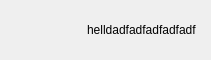
<?xml version="1.0" encoding="UTF-8"?>
<ui version="4.0">
 <class>OtherSectionWidget</class>
 <widget class="QWidget" name="OtherSectionWidget">
  <property name="geometry">
   <rect>
    <x>0</x>
    <y>0</y>
    <width>378</width>
    <height>78</height>
   </rect>
  </property>
  <property name="windowTitle">
   <string>Form</string>
  </property>
  <property name="styleSheet">
   <string notr="true"/>
  </property>
  <layout class="QHBoxLayout" name="horizontalLayout">
   <property name="spacing">
    <number>14</number>
   </property>
   <property name="sizeConstraint">
    <enum>QLayout::SetFixedSize</enum>
   </property>
   <property name="topMargin">
    <number>0</number>
   </property>
   <property name="bottomMargin">
    <number>0</number>
   </property>
   <item>
    <widget class="SequenceFrame" name="aniWidget" native="true">
     <property name="minimumSize">
      <size>
       <width>24</width>
       <height>24</height>
      </size>
     </property>
     <property name="maximumSize">
      <size>
       <width>24</width>
       <height>24</height>
      </size>
     </property>
    </widget>
   </item>
   <item>
    <widget class="QLabel" name="label_horn">
     <property name="minimumSize">
      <size>
       <width>24</width>
       <height>24</height>
      </size>
     </property>
     <property name="maximumSize">
      <size>
       <width>24</width>
       <height>24</height>
      </size>
     </property>
     <property name="text">
      <string/>
     </property>
    </widget>
   </item>
   <item>
    <widget class="QLabel" name="label">
     <property name="minimumSize">
      <size>
       <width>80</width>
       <height>60</height>
      </size>
     </property>
     <property name="maximumSize">
      <size>
       <width>480</width>
       <height>16777215</height>
      </size>
     </property>
     <property name="text">
      <string>helldadfadfadfadfadf </string>
     </property>
     <property name="margin">
      <number>16</number>
     </property>
    </widget>
   </item>
  </layout>
 </widget>
 <customwidgets>
  <customwidget>
   <class>SequenceFrame</class>
   <extends>QWidget</extends>
   <header>SequenceFrame.h</header>
   <container>1</container>
  </customwidget>
 </customwidgets>
 <resources/>
 <connections/>
</ui>
